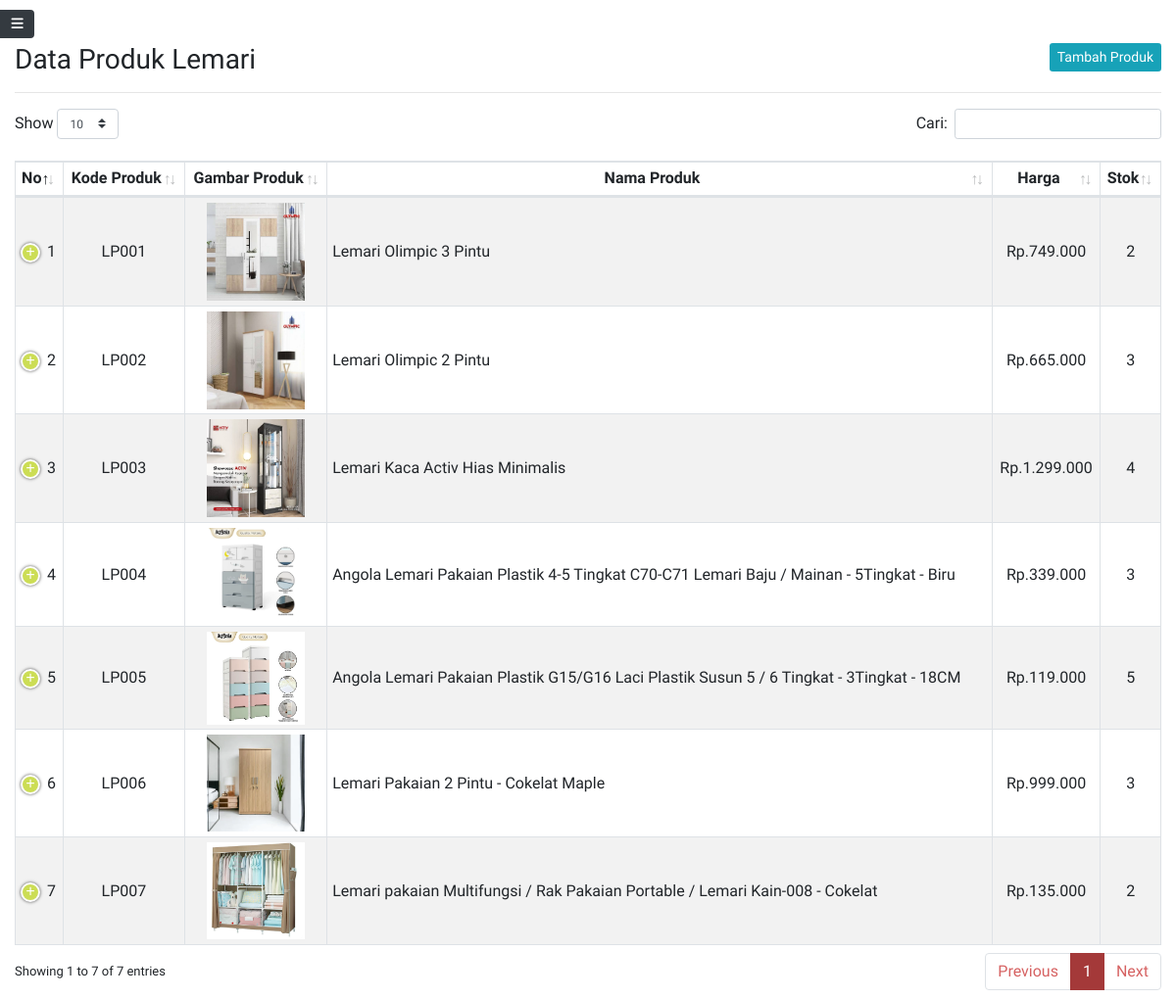
The app's page /produk-lemari.php (signed in) with its own data.
### tables this page shows
CREATE TABLE `produk_lemari`  (
  `idproduk` int NOT NULL AUTO_INCREMENT,
  `kode_produk` varchar(100) NOT NULL,
  `gambar` varchar(255) NULL DEFAULT NULL,
  `nama_produk` varchar(255) NOT NULL,
  `harga_jual` int NOT NULL,
  `stok` int NULL DEFAULT NULL,
  `tgl_input` timestamp NOT NULL DEFAULT current_timestamp ON UPDATE CURRENT_TIMESTAMP,
  PRIMARY KEY (`idproduk`) USING BTREE
);

### produk-lemari.php (the view, shortened to what this page needs)
<?php include 'sidebar.php'; ?>
<br>
<h1 class="h3 mb-0">
    Data Produk Lemari
    <button class="btn btn-info btn-sm border-0 float-right" type="button" data-toggle="modal" data-target="#TambahProduk">Tambah Produk</button>
</h1>
<hr>
<table class="table table-striped table-sm table-bordered dt-responsive nowrap" id="table" width="100%">
    <thead>
        <tr class="text-center">
            <th>No</th>
            <th>Kode Produk</th>
            <th>Gambar Produk</th>
            <th>Nama Produk</th>
            <th>Harga</th>
            <th>Stok</th>
        </tr>
    </thead>
    <tbody>
        <?php
        $no = 1;
        $data_barang = mysqli_query($conn, "SELECT * FROM produk_lemari ORDER BY idproduk ASC");
        while ($d = mysqli_fetch_array($data_barang)) {
        ?>
            <tr class="text-center">
                <td class="align-middle"><?php echo $no++; ?></td>
                <td class="align-middle"><?php echo $d['kode_produk']; ?></td>
                <td class="align-middle"><img src="images/lemari/<?= $d['gambar']; ?>" width="100"></td>
                <td class="align-middle text-left"><?php echo $d['nama_produk']; ?></td>
                <td class="align-middle">Rp.<?php echo ribuan($d['harga_jual']); ?></td>
                <td class="align-middle"><?php echo $d['stok']; ?></td>
            </tr>
        <?php } ?>
    </tbody>
</table>
<?php include 'footer.php'; ?>

### assets/css/style.css (style rules this page uses)
html, body { font-size: 1rem; scroll-behavior: smooth; font-family: 'Signika', sans-serif; }
.btn, .btn:focus, .btn:hover, .btn:active { border: none !important; }

### records on screen
produk_lemari: kode_produk "LP001", gambar (picture), nama_produk "Lemari Olimpic 3 Pintu", harga_jual "749.000", stok "2"
produk_lemari: kode_produk "LP002", gambar (picture), nama_produk "Lemari Olimpic 2 Pintu", harga_jual "665.000", stok "3"
produk_lemari: kode_produk "LP003", gambar (picture), nama_produk "Lemari Kaca Activ Hias Minimalis", harga_jual "1.299.000", stok "4"
produk_lemari: kode_produk "LP004", gambar (picture), nama_produk "Angola Lemari Pakaian Plastik 4-5 Tingkat C70-C71 Lemari Baju / Mainan - 5Tingkat - Biru", harga_jual "339.000", stok "3"
produk_lemari: kode_produk "LP005", gambar (picture), nama_produk "Angola Lemari Pakaian Plastik G15/G16 Laci Plastik Susun 5 / 6 Tingkat - 3Tingkat - 18CM", harga_jual "119.000", stok "5"
produk_lemari: kode_produk "LP006", gambar (picture), nama_produk "Lemari Pakaian 2 Pintu - Cokelat Maple", harga_jual "999.000", stok "3"
produk_lemari: kode_produk "LP007", gambar (picture), nama_produk "Lemari pakaian Multifungsi / Rak Pakaian Portable / Lemari Kain-008 - Cokelat", harga_jual "135.000", stok "2"
